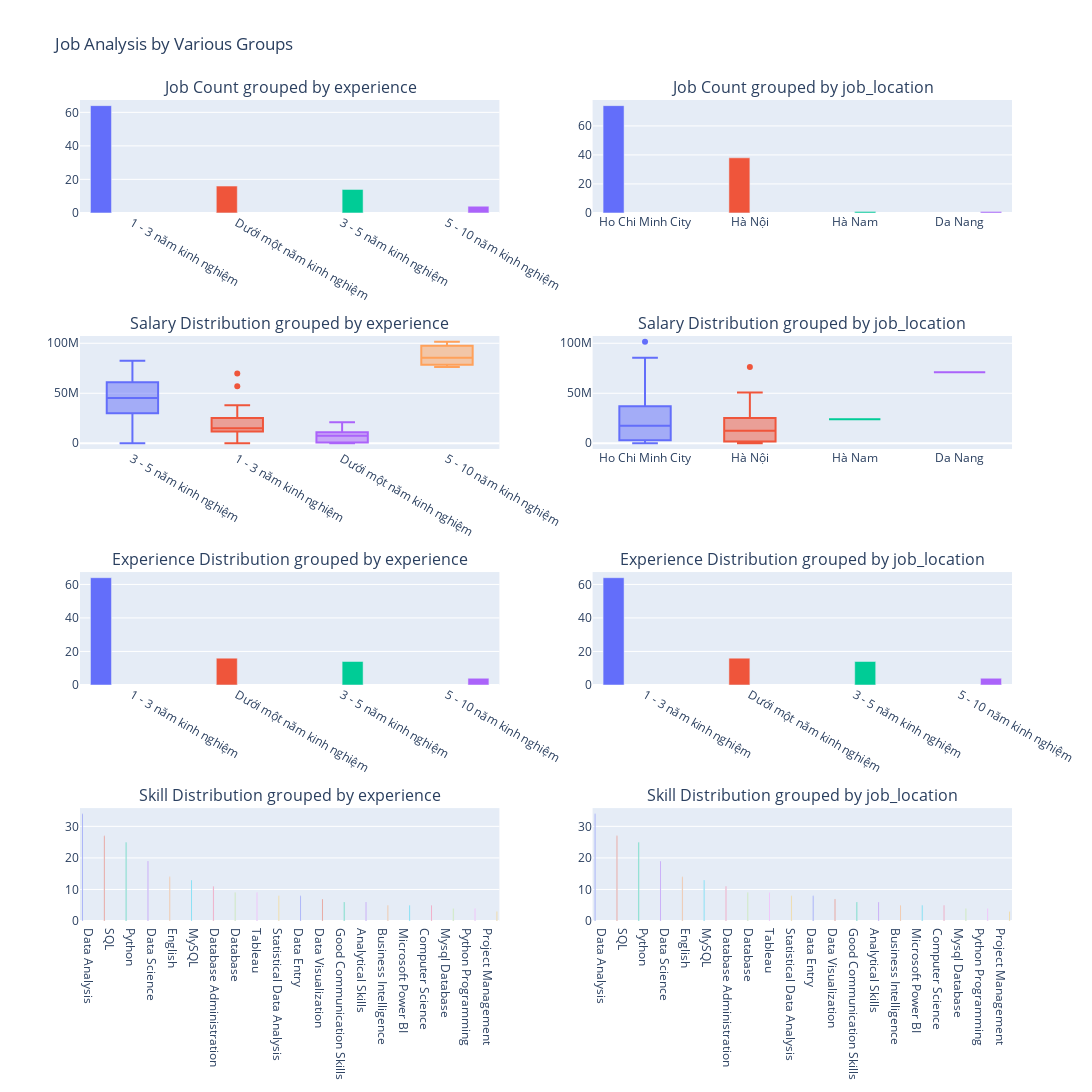

Source (notebook cell):
### Code cell
df_data = preprocess.filter_job_titles(eda_df, keywords=["data", "business intelligence"])
visualization.create_comparative_charts(df_data)

### Figure 1 — Plotly figure (JSON) as saved in the notebook; plotly's stock layout.template omitted (floating-point values rounded to 4 significant figures)
{"data": [{"alignmentgroup": "True", "hovertemplate": "Experience=%{x}<br>Job Count=%{y}<extra></extra>", "legendgroup": "1 - 3 năm kinh nghiệm", "marker": {"color": "#636efa", "pattern": {"shape": ""}}, "name": "1 - 3 năm kinh nghiệm", "offsetgroup": "1 - 3 năm kinh nghiệm", "orientation": "v", "showlegend": true, "textposition": "auto", "type": "bar", "x": ["1 - 3 năm kinh nghiệm"], "xaxis": "x", "y": [64], "yaxis": "y"}, {"alignmentgroup": "True", "hovertemplate": "Experience=%{x}<br>Job Count=%{y}<extra></extra>", "legendgroup": "Dưới một năm kinh nghiệm", "marker": {"color": "#EF553B", "pattern": {"shape": ""}}, "name": "Dưới một năm kinh nghiệm", "offsetgroup": "Dưới một năm kinh nghiệm", "orientation": "v", "showlegend": true, "textposition": "auto", "type": "bar", "x": ["Dưới một năm kinh nghiệm"], "xaxis": "x", "y": [16], "yaxis": "y"}, {"alignmentgroup": "True", "hovertemplate": "Experience=%{x}<br>Job Count=%{y}<extra></extra>", "legendgroup": "3 - 5 năm kinh nghiệm", "marker": {"color": "#00cc96", "pattern": {"shape": ""}}, "name": "3 - 5 năm kinh nghiệm", "offsetgroup": "3 - 5 năm kinh nghiệm", "orientation": "v", "showlegend": true, "textposition": "auto", "type": "bar", "x": ["3 - 5 năm kinh nghiệm"], "xaxis": "x", "y": [14], "yaxis": "y"}, {"alignmentgroup": "True", "hovertemplate": "Experience=%{x}<br>Job Count=%{y}<extra></extra>", "legendgroup": "5 - 10 năm kinh nghiệm", "marker": {"color": "#ab63fa", "pattern": {"shape": ""}}, "name": "5 - 10 năm kinh nghiệm", "offsetgroup": "5 - 10 năm kinh nghiệm", "orientation": "v", "showlegend": true, "textposition": "auto", "type": "bar", "x": ["5 - 10 năm kinh nghiệm"], "xaxis": "x", "y": [4], "yaxis": "y"}, {"alignmentgroup": "True", "hovertemplate": "Experience=%{x}<br>Salary in VND=%{y}<extra></extra>", "legendgroup": "3 - 5 năm kinh nghiệm", "marker": {"color": "#636efa"}, "name": "3 - 5 năm kinh nghiệm", "notched": false, "offsetgroup": "3 - 5 năm kinh nghiệm", "orientation": "v", "showlegend": true, "type": "box", "x": ["3 - 5 năm kinh nghiệm", "3 - 5 năm kinh nghiệm", "3 - 5 năm kinh nghiệm", "3 - 5 năm kinh nghiệm", "3 - 5 năm kinh nghiệm", "3 - 5 năm kinh nghiệm", "3 - 5 năm kinh nghiệm", "3 - 5 năm kinh nghiệm", "3 - 5 năm kinh nghiệm", "3 - 5 năm kinh nghiệm", "3 - 5 năm kinh nghiệm", "3 - 5 năm kinh nghiệm", "3 - 5 năm kinh nghiệm", "3 - 5 năm kinh nghiệm"], "x0": " ", "xaxis": "x3", "y": [40000000, 30000000, 31750064, 57150114, 238, 38100076, 71120142, 71120142, 60960122, 17500000, 20000000, 82550165, 50800102, 50800102], "y0": " ", "yaxis": "y3"}, {"alignmentgroup": "True", "hovertemplate": "Experience=%{x}<br>Salary in VND=%{y}<extra></extra>", "legendgroup": "1 - 3 năm kinh nghiệm", "marker": {"color": "#EF553B"}, "name": "1 - 3 năm kinh nghiệm", "notched": false, "offsetgroup": "1 - 3 năm kinh nghiệm", "orientation": "v", "showlegend": true, "type": "box", "x": ["1 - 3 năm kinh nghiệm", "1 - 3 năm kinh nghiệm", "1 - 3 năm kinh nghiệm", "1 - 3 năm kinh nghiệm", "1 - 3 năm kinh nghiệm", "1 - 3 năm kinh nghiệm", "1 - 3 năm kinh nghiệm", "1 - 3 năm kinh nghiệm", "1 - 3 năm kinh nghiệm", "1 - 3 năm kinh nghiệm", "1 - 3 năm kinh nghiệm", "1 - 3 năm kinh nghiệm", "1 - 3 năm kinh nghiệm", "1 - 3 năm kinh nghiệm", "1 - 3 năm kinh nghiệm", "1 - 3 năm kinh nghiệm", "1 - 3 năm kinh nghiệm", "1 - 3 năm kinh nghiệm", "1 - 3 năm kinh nghiệm", "1 - 3 năm kinh nghiệm", "1 - 3 năm kinh nghiệm", "1 - 3 năm kinh nghiệm", "1 - 3 năm kinh nghiệm", "1 - 3 năm kinh nghiệm", "1 - 3 năm kinh nghiệm", "1 - 3 năm kinh nghiệm", "1 - 3 năm kinh nghiệm", "1 - 3 năm kinh nghiệm", "1 - 3 năm kinh nghiệm", "1 - 3 năm kinh nghiệm", "1 - 3 năm kinh nghiệm", "1 - 3 năm kinh nghiệm", "1 - 3 năm kinh nghiệm", "1 - 3 năm kinh nghiệm", "1 - 3 năm kinh nghiệm", "1 - 3 năm kinh nghiệm", "1 - 3 năm kinh nghiệm", "1 - 3 năm kinh nghiệm", "1 - 3 năm kinh nghiệm", "1 - 3 năm kinh nghiệm", "1 - 3 năm kinh nghiệm", "1 - 3 năm kinh nghiệm", "1 - 3 năm kinh nghiệm", "1 - 3 năm kinh nghiệm", "1 - 3 năm kinh nghiệm", "1 - 3 năm kinh nghiệm", "1 - 3 năm kinh nghiệm", "1 - 3 năm kinh nghiệm", "1 - 3 năm kinh nghiệm", "1 - 3 năm kinh nghiệm", "1 - 3 năm kinh nghiệm", "1 - 3 năm kinh nghiệm", "1 - 3 năm kinh nghiệm", "1 - 3 năm kinh nghiệm", "1 - 3 năm kinh nghiệm", "1 - 3 năm kinh nghiệm", "1 - 3 năm kinh nghiệm", "1 - 3 năm kinh nghiệm", "1 - 3 năm kinh nghiệm", "1 - 3 năm kinh nghiệm", "1 - 3 năm kinh nghiệm", "1 - 3 năm kinh nghiệm", "1 - 3 năm kinh nghiệm", "1 - 3 năm kinh nghiệm"], "x0": " ", "xaxis": "x3", "y": [25400051, 20000000, null, null, null, null, 38000000, 25000000, 238, null, null, 33020066, null, null, 18000000, 12690355, null, null, null, 238, 11999900, 15000000, 25000000, 14000000, 11500000, 15000000, null, 21590043, null, null, null, null, null, null, null, null, null, 15000000, 15000000, null, 24130048, 27940056, 37000000, 26670053, 238, null, 238, 17500000, null, 238, null, 57150114, 12500000, 25400051, 14000000, null, 69850140, 8000000, 12500050, 238, 1674, 22500000, null, null], "y0": " ", "yaxis": "y3"}, {"alignmentgroup": "True", "hovertemplate": "Experience=%{x}<br>Salary in VND=%{y}<extra></extra>", "legendgroup": "Dưới một năm kinh nghiệm", "marker": {"color": "#ab63fa"}, "name": "Dưới một năm kinh nghiệm", "notched": false, "offsetgroup": "Dưới một năm kinh nghiệm", "orientation": "v", "showlegend": true, "type": "box", "x": ["Dưới một năm kinh nghiệm", "Dưới một năm kinh nghiệm", "Dưới một năm kinh nghiệm", "Dưới một năm kinh nghiệm", "Dưới một năm kinh nghiệm", "Dưới một năm kinh nghiệm", "Dưới một năm kinh nghiệm", "Dưới một năm kinh nghiệm", "Dưới một năm kinh nghiệm", "Dưới một năm kinh nghiệm", "Dưới một năm kinh nghiệm", "Dưới một năm kinh nghiệm", "Dưới một năm kinh nghiệm", "Dưới một năm kinh nghiệm", "Dưới một năm kinh nghiệm", "Dưới một năm kinh nghiệm"], "x0": " ", "xaxis": "x3", "y": [3000000, null, null, null, 12000000, 8500000, 5000000, 238, 238, null, null, 150, 7500000, 7500000, 21000000, 13000000], "y0": " ", "yaxis": "y3"}, {"alignmentgroup": "True", "hovertemplate": "Experience=%{x}<br>Salary in VND=%{y}<extra></extra>", "legendgroup": "5 - 10 năm kinh nghiệm", "marker": {"color": "#FFA15A"}, "name": "5 - 10 năm kinh nghiệm", "notched": false, "offsetgroup": "5 - 10 năm kinh nghiệm", "orientation": "v", "showlegend": true, "type": "box", "x": ["5 - 10 năm kinh nghiệm", "5 - 10 năm kinh nghiệm", "5 - 10 năm kinh nghiệm", "5 - 10 năm kinh nghiệm"], "x0": " ", "xaxis": "x3", "y": [null, 85587128, 76200152, 101600203], "y0": " ", "yaxis": "y3"}, {"alignmentgroup": "True", "hovertemplate": "Experience Level=%{x}<br>Count=%{y}<extra></extra>", "legendgroup": "1 - 3 năm kinh nghiệm", "marker": {"color": "#636efa", "pattern": {"shape": ""}}, "name": "1 - 3 năm kinh nghiệm", "offsetgroup": "1 - 3 năm kinh nghiệm", "orientation": "v", "showlegend": true, "textposition": "auto", "type": "bar", "x": ["1 - 3 năm kinh nghiệm"], "xaxis": "x5", "y": [64], "yaxis": "y5"}, {"alignmentgroup": "True", "hovertemplate": "Experience Level=%{x}<br>Count=%{y}<extra></extra>", "legendgroup": "Dưới một năm kinh nghiệm", "marker": {"color": "#EF553B", "pattern": {"shape": ""}}, "name": "Dưới một năm kinh nghiệm", "offsetgroup": "Dưới một năm kinh nghiệm", "orientation": "v", "showlegend": true, "textposition": "auto", "type": "bar", "x": ["Dưới một năm kinh nghiệm"], "xaxis": "x5", "y": [16], "yaxis": "y5"}, {"alignmentgroup": "True", "hovertemplate": "Experience Level=%{x}<br>Count=%{y}<extra></extra>", "legendgroup": "3 - 5 năm kinh nghiệm", "marker": {"color": "#00cc96", "pattern": {"shape": ""}}, "name": "3 - 5 năm kinh nghiệm", "offsetgroup": "3 - 5 năm kinh nghiệm", "orientation": "v", "showlegend": true, "textposition": "auto", "type": "bar", "x": ["3 - 5 năm kinh nghiệm"], "xaxis": "x5", "y": [14], "yaxis": "y5"}, {"alignmentgroup": "True", "hovertemplate": "Experience Level=%{x}<br>Count=%{y}<extra></extra>", "legendgroup": "5 - 10 năm kinh nghiệm", "marker": {"color": "#ab63fa", "pattern": {"shape": ""}}, "name": "5 - 10 năm kinh nghiệm", "offsetgroup": "5 - 10 năm kinh nghiệm", "orientation": "v", "showlegend": true, "textposition": "auto", "type": "bar", "x": ["5 - 10 năm kinh nghiệm"], "xaxis": "x5", "y": [4], "yaxis": "y5"}, {"alignmentgroup": "True", "hovertemplate": "Skill=%{x}<br>Count=%{y}<extra></extra>", "legendgroup": "Data Analysis", "marker": {"color": "#636efa", "pattern": {"shape": ""}}, "name": "Data Analysis", "offsetgroup": "Data Analysis", "orientation": "v", "showlegend": true, "textposition": "auto", "type": "bar", "x": ["Data Analysis"], "xaxis": "x7", "y": [34], "yaxis": "y7"}, {"alignmentgroup": "True", "hovertemplate": "Skill=%{x}<br>Count=%{y}<extra></extra>", "legendgroup": "SQL", "marker": {"color": "#EF553B", "pattern": {"shape": ""}}, "name": "SQL", "offsetgroup": "SQL", "orientation": "v", "showlegend": true, "textposition": "auto", "type": "bar", "x": ["SQL"], "xaxis": "x7", "y": [27], "yaxis": "y7"}, {"alignmentgroup": "True", "hovertemplate": "Skill=%{x}<br>Count=%{y}<extra></extra>", "legendgroup": "Python", "marker": {"color": "#00cc96", "pattern": {"shape": ""}}, "name": "Python", "offsetgroup": "Python", "orientation": "v", "showlegend": true, "textposition": "auto", "type": "bar", "x": ["Python"], "xaxis": "x7", "y": [25], "yaxis": "y7"}, {"alignmentgroup": "True", "hovertemplate": "Skill=%{x}<br>Count=%{y}<extra></extra>", "legendgroup": "Data Science", "marker": {"color": "#ab63fa", "pattern": {"shape": ""}}, "name": "Data Science", "offsetgroup": "Data Science", "orientation": "v", "showlegend": true, "textposition": "auto", "type": "bar", "x": ["Data Science"], "xaxis": "x7", "y": [19], "yaxis": "y7"}, {"alignmentgroup": "True", "hovertemplate": "Skill=%{x}<br>Count=%{y}<extra></extra>", "legendgroup": "English", "marker": {"color": "#FFA15A", "pattern": {"shape": ""}}, "name": "English", "offsetgroup": "English", "orientation": "v", "showlegend": true, "textposition": "auto", "type": "bar", "x": ["English"], "xaxis": "x7", "y": [14], "yaxis": "y7"}, {"alignmentgroup": "True", "hovertemplate": "Skill=%{x}<br>Count=%{y}<extra></extra>", "legendgroup": "MySQL", "marker": {"color": "#19d3f3", "pattern": {"shape": ""}}, "name": "MySQL", "offsetgroup": "MySQL", "orientation": "v", "showlegend": true, "textposition": "auto", "type": "bar", "x": ["MySQL"], "xaxis": "x7", "y": [13], "yaxis": "y7"}, {"alignmentgroup": "True", "hovertemplate": "Skill=%{x}<br>Count=%{y}<extra></extra>", "legendgroup": "Database Administration", "marker": {"color": "#FF6692", "pattern": {"shape": ""}}, "name": "Database Administration", "offsetgroup": "Database Administration", "orientation": "v", "showlegend": true, "textposition": "auto", "type": "bar", "x": ["Database Administration"], "xaxis": "x7", "y": [11], "yaxis": "y7"}, {"alignmentgroup": "True", "hovertemplate": "Skill=%{x}<br>Count=%{y}<extra></extra>", "legendgroup": "Database", "marker": {"color": "#B6E880", "pattern": {"shape": ""}}, "name": "Database", "offsetgroup": "Database", "orientation": "v", "showlegend": true, "textposition": "auto", "type": "bar", "x": ["Database"], "xaxis": "x7", "y": [9], "yaxis": "y7"}, {"alignmentgroup": "True", "hovertemplate": "Skill=%{x}<br>Count=%{y}<extra></extra>", "legendgroup": "Tableau", "marker": {"color": "#FF97FF", "pattern": {"shape": ""}}, "name": "Tableau", "offsetgroup": "Tableau", "orientation": "v", "showlegend": true, "textposition": "auto", "type": "bar", "x": ["Tableau"], "xaxis": "x7", "y": [9], "yaxis": "y7"}, {"alignmentgroup": "True", "hovertemplate": "Skill=%{x}<br>Count=%{y}<extra></extra>", "legendgroup": "Statistical Data Analysis", "marker": {"color": "#FECB52", "pattern": {"shape": ""}}, "name": "Statistical Data Analysis", "offsetgroup": "Statistical Data Analysis", "orientation": "v", "showlegend": true, "textposition": "auto", "type": "bar", "x": ["Statistical Data Analysis"], "xaxis": "x7", "y": [8], "yaxis": "y7"}, {"alignmentgroup": "True", "hovertemplate": "Skill=%{x}<br>Count=%{y}<extra></extra>", "legendgroup": "Data Entry", "marker": {"color": "#636efa", "pattern": {"shape": ""}}, "name": "Data Entry", "offsetgroup": "Data Entry", "orientation": "v", "showlegend": true, "textposition": "auto", "type": "bar", "x": ["Data Entry"], "xaxis": "x7", "y": [8], "yaxis": "y7"}, {"alignmentgroup": "True", "hovertemplate": "Skill=%{x}<br>Count=%{y}<extra></extra>", "legendgroup": "Data Visualization", "marker": {"color": "#EF553B", "pattern": {"shape": ""}}, "name": "Data Visualization", "offsetgroup": "Data Visualization", "orientation": "v", "showlegend": true, "textposition": "auto", "type": "bar", "x": ["Data Visualization"], "xaxis": "x7", "y": [7], "yaxis": "y7"}, {"alignmentgroup": "True", "hovertemplate": "Skill=%{x}<br>Count=%{y}<extra></extra>", "legendgroup": "Good Communication Skills", "marker": {"color": "#00cc96", "pattern": {"shape": ""}}, "name": "Good Communication Skills", "offsetgroup": "Good Communication Skills", "orientation": "v", "showlegend": true, "textposition": "auto", "type": "bar", "x": ["Good Communication Skills"], "xaxis": "x7", "y": [6], "yaxis": "y7"}, {"alignmentgroup": "True", "hovertemplate": "Skill=%{x}<br>Count=%{y}<extra></extra>", "legendgroup": "Analytical Skills", "marker": {"color": "#ab63fa", "pattern": {"shape": ""}}, "name": "Analytical Skills", "offsetgroup": "Analytical Skills", "orientation": "v", "showlegend": true, "textposition": "auto", "type": "bar", "x": ["Analytical Skills"], "xaxis": "x7", "y": [6], "yaxis": "y7"}, {"alignmentgroup": "True", "hovertemplate": "Skill=%{x}<br>Count=%{y}<extra></extra>", "legendgroup": "Business Intelligence", "marker": {"color": "#FFA15A", "pattern": {"shape": ""}}, "name": "Business Intelligence", "offsetgroup": "Business Intelligence", "orientation": "v", "showlegend": true, "textposition": "auto", "type": "bar", "x": ["Business Intelligence"], "xaxis": "x7", "y": [5], "yaxis": "y7"}, {"alignmentgroup": "True", "hovertemplate": "Skill=%{x}<br>Count=%{y}<extra></extra>", "legendgroup": "Microsoft Power BI", "marker": {"color": "#19d3f3", "pattern": {"shape": ""}}, "name": "Microsoft Power BI", "offsetgroup": "Microsoft Power BI", "orientation": "v", "showlegend": true, "textposition": "auto", "type": "bar", "x": ["Microsoft Power BI"], "xaxis": "x7", "y": [5], "yaxis": "y7"}, {"alignmentgroup": "True", "hovertemplate": "Skill=%{x}<br>Count=%{y}<extra></extra>", "legendgroup": "Computer Science", "marker": {"color": "#FF6692", "pattern": {"shape": ""}}, "name": "Computer Science", "offsetgroup": "Computer Science", "orientation": "v", "showlegend": true, "textposition": "auto", "type": "bar", "x": ["Computer Science"], "xaxis": "x7", "y": [5], "yaxis": "y7"}, {"alignmentgroup": "True", "hovertemplate": "Skill=%{x}<br>Count=%{y}<extra></extra>", "legendgroup": "Mysql Database", "marker": {"color": "#B6E880", "pattern": {"shape": ""}}, "name": "Mysql Database", "offsetgroup": "Mysql Database", "orientation": "v", "showlegend": true, "textposition": "auto", "type": "bar", "x": ["Mysql Database"], "xaxis": "x7", "y": [4], "yaxis": "y7"}, {"alignmentgroup": "True", "hovertemplate": "Skill=%{x}<br>Count=%{y}<extra></extra>", "legendgroup": "Python Programming", "marker": {"color": "#FF97FF", "pattern": {"shape": ""}}, "name": "Python Programming", "offsetgroup": "Python Programming", "orientation": "v", "showlegend": true, "textposition": "auto", "type": "bar", "x": ["Python Programming"], "xaxis": "x7", "y": [4], "yaxis": "y7"}, {"alignmentgroup": "True", "hovertemplate": "Skill=%{x}<br>Count=%{y}<extra></extra>", "legendgroup": "Project Management", "marker": {"color": "#FECB52", "pattern": {"shape": ""}}, "name": "Project Management", "offsetgroup": "Project Management", "orientation": "v", "showlegend": true, "textposition": "auto", "type": "bar", "x": ["Project Management"], "xaxis": "x7", "y": [3], "yaxis": "y7"}, {"alignmentgroup": "True", "hovertemplate": "Job_Location=%{x}<br>Job Count=%{y}<extra></extra>", "legendgroup": "Ho Chi Minh City", "marker": {"color": "#636efa", "pattern": {"shape": ""}}, "name": "Ho Chi Minh City", "offsetgroup": "Ho Chi Minh City", "orientation": "v", "showlegend": true, "textposition": "auto", "type": "bar", "x": ["Ho Chi Minh City"], "xaxis": "x2", "y": [74], "yaxis": "y2"}, {"alignmentgroup": "True", "hovertemplate": "Job_Location=%{x}<br>Job Count=%{y}<extra></extra>", "legendgroup": "Hà Nội", "marker": {"color": "#EF553B", "pattern": {"shape": ""}}, "name": "Hà Nội", "offsetgroup": "Hà Nội", "orientation": "v", "showlegend": true, "textposition": "auto", "type": "bar", "x": ["Hà Nội"], "xaxis": "x2", "y": [38], "yaxis": "y2"}, {"alignmentgroup": "True", "hovertemplate": "Job_Location=%{x}<br>Job Count=%{y}<extra></extra>", "legendgroup": "Hà Nam", "marker": {"color": "#00cc96", "pattern": {"shape": ""}}, "name": "Hà Nam", "offsetgroup": "Hà Nam", "orientation": "v", "showlegend": true, "textposition": "auto", "type": "bar", "x": ["Hà Nam"], "xaxis": "x2", "y": [1], "yaxis": "y2"}, {"alignmentgroup": "True", "hovertemplate": "Job_Location=%{x}<br>Job Count=%{y}<extra></extra>", "legendgroup": "Da Nang", "marker": {"color": "#ab63fa", "pattern": {"shape": ""}}, "name": "Da Nang", "offsetgroup": "Da Nang", "orientation": "v", "showlegend": true, "textposition": "auto", "type": "bar", "x": ["Da Nang"], "xaxis": "x2", "y": [1], "yaxis": "y2"}, {"alignmentgroup": "True", "hovertemplate": "Job_Location=%{x}<br>Salary in VND=%{y}<extra></extra>", "legendgroup": "Ho Chi Minh City", "marker": {"color": "#636efa"}, "name": "Ho Chi Minh City", "notched": false, "offsetgroup": "Ho Chi Minh City", "orientation": "v", "showlegend": true, "type": "box", "x": ["Ho Chi Minh City", "Ho Chi Minh City", "Ho Chi Minh City", "Ho Chi Minh City", "Ho Chi Minh City", "Ho Chi Minh City", "Ho Chi Minh City", "Ho Chi Minh City", "Ho Chi Minh City", "Ho Chi Minh City", "Ho Chi Minh City", "Ho Chi Minh City", "Ho Chi Minh City", "Ho Chi Minh City", "Ho Chi Minh City", "Ho Chi Minh City", "Ho Chi Minh City", "Ho Chi Minh City", "Ho Chi Minh City", "Ho Chi Minh City", "Ho Chi Minh City", "Ho Chi Minh City", "Ho Chi Minh City", "Ho Chi Minh City", "Ho Chi Minh City", "Ho Chi Minh City", "Ho Chi Minh City", "Ho Chi Minh City", "Ho Chi Minh City", "Ho Chi Minh City", "Ho Chi Minh City", "Ho Chi Minh City", "Ho Chi Minh City", "Ho Chi Minh City", "Ho Chi Minh City", "Ho Chi Minh City", "Ho Chi Minh City", "Ho Chi Minh City", "Ho Chi Minh City", "Ho Chi Minh City", "Ho Chi Minh City", "Ho Chi Minh City", "Ho Chi Minh City", "Ho Chi Minh City", "Ho Chi Minh City", "Ho Chi Minh City", "Ho Chi Minh City", "Ho Chi Minh City", "Ho Chi Minh City", "Ho Chi Minh City", "Ho Chi Minh City", "Ho Chi Minh City", "Ho Chi Minh City", "Ho Chi Minh City", "Ho Chi Minh City", "Ho Chi Minh City", "Ho Chi Minh City", "Ho Chi Minh City", "Ho Chi Minh City", "Ho Chi Minh City", "Ho Chi Minh City", "Ho Chi Minh City", "Ho Chi Minh City", "Ho Chi Minh City", "Ho Chi Minh City", "Ho Chi Minh City", "Ho Chi Minh City", "Ho Chi Minh City", "Ho Chi Minh City", "Ho Chi Minh City", "Ho Chi Minh City", "Ho Chi Minh City", "Ho Chi Minh City", "Ho Chi Minh City"], "x0": " ", "xaxis": "x4", "y": [40000000, 20000000, null, 30000000, null, 38000000, 25000000, 238, null, null, null, 18000000, 2500000, 3000000, 2500000, null, null, null, 238, 11999900, 31750064, null, 14000000, 15000000, 57150114, 21590043, 3000000, null, null, null, null, null, 15000000, 15000000, null, 238, 238, null, 27940056, 71120142, 60960122, 17500000, 20000000, 5000000, null, null, 150, 37000000, null, 26670053, null, null, null, null, null, null, null, 17500000, 85587128, null, 82550165, 57150114, 12500000, 14000000, 69850140, 555, 8000000, 101600203, 238, 13000000, 1674, 50800102, 22500000, null], "y0": " ", "yaxis": "y4"}, {"alignmentgroup": "True", "hovertemplate": "Job_Location=%{x}<br>Salary in VND=%{y}<extra></extra>", "legendgroup": "Hà Nội", "marker": {"color": "#EF553B"}, "name": "Hà Nội", "notched": false, "offsetgroup": "Hà Nội", "orientation": "v", "showlegend": true, "type": "box", "x": ["Hà Nội", "Hà Nội", "Hà Nội", "Hà Nội", "Hà Nội", "Hà Nội", "Hà Nội", "Hà Nội", "Hà Nội", "Hà Nội", "Hà Nội", "Hà Nội", "Hà Nội", "Hà Nội", "Hà Nội", "Hà Nội", "Hà Nội", "Hà Nội", "Hà Nội", "Hà Nội", "Hà Nội", "Hà Nội", "Hà Nội", "Hà Nội", "Hà Nội", "Hà Nội", "Hà Nội", "Hà Nội", "Hà Nội", "Hà Nội", "Hà Nội", "Hà Nội", "Hà Nội", "Hà Nội", "Hà Nội", "Hà Nội", "Hà Nội", "Hà Nội"], "x0": " ", "xaxis": "x4", "y": [25400051, null, null, null, 33020066, null, 38100076, 12690355, null, 15000000, null, 25000000, 11500000, null, 12000000, null, null, null, null, 238, 8500000, 38100076, 238, 238, 7500000, 7500000, 238, 238, null, 238, null, 25400051, null, 50800102, 76200152, 21000000, 12500050, null], "y0": " ", "yaxis": "y4"}, {"alignmentgroup": "True", "hovertemplate": "Job_Location=%{x}<br>Salary in VND=%{y}<extra></extra>", "legendgroup": "Hà Nam", "marker": {"color": "#00cc96"}, "name": "Hà Nam", "notched": false, "offsetgroup": "Hà Nam", "orientation": "v", "showlegend": true, "type": "box", "x": ["Hà Nam"], "x0": " ", "xaxis": "x4", "y": [24130048], "y0": " ", "yaxis": "y4"}, {"alignmentgroup": "True", "hovertemplate": "Job_Location=%{x}<br>Salary in VND=%{y}<extra></extra>", "legendgroup": "Da Nang", "marker": {"color": "#ab63fa"}, "name": "Da Nang", "notched": false, "offsetgroup": "Da Nang", "orientation": "v", "showlegend": true, "type": "box", "x": ["Da Nang"], "x0": " ", "xaxis": "x4", "y": [71120142], "y0": " ", "yaxis": "y4"}, {"alignmentgroup": "True", "hovertemplate": "Experience Level=%{x}<br>Count=%{y}<extra></extra>", "legendgroup": "1 - 3 năm kinh nghiệm", "marker": {"color": "#636efa", "pattern": {"shape": ""}}, "name": "1 - 3 năm kinh nghiệm", "offsetgroup": "1 - 3 năm kinh nghiệm", "orientation": "v", "showlegend": true, "textposition": "auto", "type": "bar", "x": ["1 - 3 năm kinh nghiệm"], "xaxis": "x6", "y": [64], "yaxis": "y6"}, {"alignmentgroup": "True", "hovertemplate": "Experience Level=%{x}<br>Count=%{y}<extra></extra>", "legendgroup": "Dưới một năm kinh nghiệm", "marker": {"color": "#EF553B", "pattern": {"shape": ""}}, "name": "Dưới một năm kinh nghiệm", "offsetgroup": "Dưới một năm kinh nghiệm", "orientation": "v", "showlegend": true, "textposition": "auto", "type": "bar", "x": ["Dưới một năm kinh nghiệm"], "xaxis": "x6", "y": [16], "yaxis": "y6"}, {"alignmentgroup": "True", "hovertemplate": "Experience Level=%{x}<br>Count=%{y}<extra></extra>", "legendgroup": "3 - 5 năm kinh nghiệm", "marker": {"color": "#00cc96", "pattern": {"shape": ""}}, "name": "3 - 5 năm kinh nghiệm", "offsetgroup": "3 - 5 năm kinh nghiệm", "orientation": "v", "showlegend": true, "textposition": "auto", "type": "bar", "x": ["3 - 5 năm kinh nghiệm"], "xaxis": "x6", "y": [14], "yaxis": "y6"}, {"alignmentgroup": "True", "hovertemplate": "Experience Level=%{x}<br>Count=%{y}<extra></extra>", "legendgroup": "5 - 10 năm kinh nghiệm", "marker": {"color": "#ab63fa", "pattern": {"shape": ""}}, "name": "5 - 10 năm kinh nghiệm", "offsetgroup": "5 - 10 năm kinh nghiệm", "orientation": "v", "showlegend": true, "textposition": "auto", "type": "bar", "x": ["5 - 10 năm kinh nghiệm"], "xaxis": "x6", "y": [4], "yaxis": "y6"}, {"alignmentgroup": "True", "hovertemplate": "Skill=%{x}<br>Count=%{y}<extra></extra>", "legendgroup": "Data Analysis", "marker": {"color": "#636efa", "pattern": {"shape": ""}}, "name": "Data Analysis", "offsetgroup": "Data Analysis", "orientation": "v", "showlegend": true, "textposition": "auto", "type": "bar", "x": ["Data Analysis"], "xaxis": "x8", "y": [34], "yaxis": "y8"}, {"alignmentgroup": "True", "hovertemplate": "Skill=%{x}<br>Count=%{y}<extra></extra>", "legendgroup": "SQL", "marker": {"color": "#EF553B", "pattern": {"shape": ""}}, "name": "SQL", "offsetgroup": "SQL", "orientation": "v", "showlegend": true, "textposition": "auto", "type": "bar", "x": ["SQL"], "xaxis": "x8", "y": [27], "yaxis": "y8"}, {"alignmentgroup": "True", "hovertemplate": "Skill=%{x}<br>Count=%{y}<extra></extra>", "legendgroup": "Python", "marker": {"color": "#00cc96", "pattern": {"shape": ""}}, "name": "Python", "offsetgroup": "Python", "orientation": "v", "showlegend": true, "textposition": "auto", "type": "bar", "x": ["Python"], "xaxis": "x8", "y": [25], "yaxis": "y8"}, {"alignmentgroup": "True", "hovertemplate": "Skill=%{x}<br>Count=%{y}<extra></extra>", "legendgroup": "Data Science", "marker": {"color": "#ab63fa", "pattern": {"shape": ""}}, "name": "Data Science", "offsetgroup": "Data Science", "orientation": "v", "showlegend": true, "textposition": "auto", "type": "bar", "x": ["Data Science"], "xaxis": "x8", "y": [19], "yaxis": "y8"}, {"alignmentgroup": "True", "hovertemplate": "Skill=%{x}<br>Count=%{y}<extra></extra>", "legendgroup": "English", "marker": {"color": "#FFA15A", "pattern": {"shape": ""}}, "name": "English", "offsetgroup": "English", "orientation": "v", "showlegend": true, "textposition": "auto", "type": "bar", "x": ["English"], "xaxis": "x8", "y": [14], "yaxis": "y8"}, {"alignmentgroup": "True", "hovertemplate": "Skill=%{x}<br>Count=%{y}<extra></extra>", "legendgroup": "MySQL", "marker": {"color": "#19d3f3", "pattern": {"shape": ""}}, "name": "MySQL", "offsetgroup": "MySQL", "orientation": "v", "showlegend": true, "textposition": "auto", "type": "bar", "x": ["MySQL"], "xaxis": "x8", "y": [13], "yaxis": "y8"}, {"alignmentgroup": "True", "hovertemplate": "Skill=%{x}<br>Count=%{y}<extra></extra>", "legendgroup": "Database Administration", "marker": {"color": "#FF6692", "pattern": {"shape": ""}}, "name": "Database Administration", "offsetgroup": "Database Administration", "orientation": "v", "showlegend": true, "textposition": "auto", "type": "bar", "x": ["Database Administration"], "xaxis": "x8", "y": [11], "yaxis": "y8"}, {"alignmentgroup": "True", "hovertemplate": "Skill=%{x}<br>Count=%{y}<extra></extra>", "legendgroup": "Database", "marker": {"color": "#B6E880", "pattern": {"shape": ""}}, "name": "Database", "offsetgroup": "Database", "orientation": "v", "showlegend": true, "textposition": "auto", "type": "bar", "x": ["Database"], "xaxis": "x8", "y": [9], "yaxis": "y8"}, {"alignmentgroup": "True", "hovertemplate": "Skill=%{x}<br>Count=%{y}<extra></extra>", "legendgroup": "Tableau", "marker": {"color": "#FF97FF", "pattern": {"shape": ""}}, "name": "Tableau", "offsetgroup": "Tableau", "orientation": "v", "showlegend": true, "textposition": "auto", "type": "bar", "x": ["Tableau"], "xaxis": "x8", "y": [9], "yaxis": "y8"}, {"alignmentgroup": "True", "hovertemplate": "Skill=%{x}<br>Count=%{y}<extra></extra>", "legendgroup": "Statistical Data Analysis", "marker": {"color": "#FECB52", "pattern": {"shape": ""}}, "name": "Statistical Data Analysis", "offsetgroup": "Statistical Data Analysis", "orientation": "v", "showlegend": true, "textposition": "auto", "type": "bar", "x": ["Statistical Data Analysis"], "xaxis": "x8", "y": [8], "yaxis": "y8"}, {"alignmentgroup": "True", "hovertemplate": "Skill=%{x}<br>Count=%{y}<extra></extra>", "legendgroup": "Data Entry", "marker": {"color": "#636efa", "pattern": {"shape": ""}}, "name": "Data Entry", "offsetgroup": "Data Entry", "orientation": "v", "showlegend": true, "textposition": "auto", "type": "bar", "x": ["Data Entry"], "xaxis": "x8", "y": [8], "yaxis": "y8"}, {"alignmentgroup": "True", "hovertemplate": "Skill=%{x}<br>Count=%{y}<extra></extra>", "legendgroup": "Data Visualization", "marker": {"color": "#EF553B", "pattern": {"shape": ""}}, "name": "Data Visualization", "offsetgroup": "Data Visualization", "orientation": "v", "showlegend": true, "textposition": "auto", "type": "bar", "x": ["Data Visualization"], "xaxis": "x8", "y": [7], "yaxis": "y8"}, {"alignmentgroup": "True", "hovertemplate": "Skill=%{x}<br>Count=%{y}<extra></extra>", "legendgroup": "Good Communication Skills", "marker": {"color": "#00cc96", "pattern": {"shape": ""}}, "name": "Good Communication Skills", "offsetgroup": "Good Communication Skills", "orientation": "v", "showlegend": true, "textposition": "auto", "type": "bar", "x": ["Good Communication Skills"], "xaxis": "x8", "y": [6], "yaxis": "y8"}, {"alignmentgroup": "True", "hovertemplate": "Skill=%{x}<br>Count=%{y}<extra></extra>", "legendgroup": "Analytical Skills", "marker": {"color": "#ab63fa", "pattern": {"shape": ""}}, "name": "Analytical Skills", "offsetgroup": "Analytical Skills", "orientation": "v", "showlegend": true, "textposition": "auto", "type": "bar", "x": ["Analytical Skills"], "xaxis": "x8", "y": [6], "yaxis": "y8"}, {"alignmentgroup": "True", "hovertemplate": "Skill=%{x}<br>Count=%{y}<extra></extra>", "legendgroup": "Business Intelligence", "marker": {"color": "#FFA15A", "pattern": {"shape": ""}}, "name": "Business Intelligence", "offsetgroup": "Business Intelligence", "orientation": "v", "showlegend": true, "textposition": "auto", "type": "bar", "x": ["Business Intelligence"], "xaxis": "x8", "y": [5], "yaxis": "y8"}, {"alignmentgroup": "True", "hovertemplate": "Skill=%{x}<br>Count=%{y}<extra></extra>", "legendgroup": "Microsoft Power BI", "marker": {"color": "#19d3f3", "pattern": {"shape": ""}}, "name": "Microsoft Power BI", "offsetgroup": "Microsoft Power BI", "orientation": "v", "showlegend": true, "textposition": "auto", "type": "bar", "x": ["Microsoft Power BI"], "xaxis": "x8", "y": [5], "yaxis": "y8"}, {"alignmentgroup": "True", "hovertemplate": "Skill=%{x}<br>Count=%{y}<extra></extra>", "legendgroup": "Computer Science", "marker": {"color": "#FF6692", "pattern": {"shape": ""}}, "name": "Computer Science", "offsetgroup": "Computer Science", "orientation": "v", "showlegend": true, "textposition": "auto", "type": "bar", "x": ["Computer Science"], "xaxis": "x8", "y": [5], "yaxis": "y8"}, {"alignmentgroup": "True", "hovertemplate": "Skill=%{x}<br>Count=%{y}<extra></extra>", "legendgroup": "Mysql Database", "marker": {"color": "#B6E880", "pattern": {"shape": ""}}, "name": "Mysql Database", "offsetgroup": "Mysql Database", "orientation": "v", "showlegend": true, "textposition": "auto", "type": "bar", "x": ["Mysql Database"], "xaxis": "x8", "y": [4], "yaxis": "y8"}, {"alignmentgroup": "True", "hovertemplate": "Skill=%{x}<br>Count=%{y}<extra></extra>", "legendgroup": "Python Programming", "marker": {"color": "#FF97FF", "pattern": {"shape": ""}}, "name": "Python Programming", "offsetgroup": "Python Programming", "orientation": "v", "showlegend": true, "textposition": "auto", "type": "bar", "x": ["Python Programming"], "xaxis": "x8", "y": [4], "yaxis": "y8"}, {"alignmentgroup": "True", "hovertemplate": "Skill=%{x}<br>Count=%{y}<extra></extra>", "legendgroup": "Project Management", "marker": {"color": "#FECB52", "pattern": {"shape": ""}}, "name": "Project Management", "offsetgroup": "Project Management", "orientation": "v", "showlegend": true, "textposition": "auto", "type": "bar", "x": ["Project Management"], "xaxis": "x8", "y": [3], "yaxis": "y8"}], "layout": {"annotations": [{"font": {"size": 16}, "showarrow": false, "text": "Job Count grouped by experience", "x": 0.225, "xanchor": "center", "xref": "paper", "y": 1, "yanchor": "bottom", "yref": "paper"}, {"font": {"size": 16}, "showarrow": false, "text": "Job Count grouped by job_location", "x": 0.775, "xanchor": "center", "xref": "paper", "y": 1, "yanchor": "bottom", "yref": "paper"}, {"font": {"size": 16}, "showarrow": false, "text": "Salary Distribution grouped by experience", "x": 0.225, "xanchor": "center", "xref": "paper", "y": 0.7125, "yanchor": "bottom", "yref": "paper"}, {"font": {"size": 16}, "showarrow": false, "text": "Salary Distribution grouped by job_location", "x": 0.775, "xanchor": "center", "xref": "paper", "y": 0.7125, "yanchor": "bottom", "yref": "paper"}, {"font": {"size": 16}, "showarrow": false, "text": "Experience Distribution grouped by experience", "x": 0.225, "xanchor": "center", "xref": "paper", "y": 0.425, "yanchor": "bottom", "yref": "paper"}, {"font": {"size": 16}, "showarrow": false, "text": "Experience Distribution grouped by job_location", "x": 0.775, "xanchor": "center", "xref": "paper", "y": 0.425, "yanchor": "bottom", "yref": "paper"}, {"font": {"size": 16}, "showarrow": false, "text": "Skill Distribution grouped by experience", "x": 0.225, "xanchor": "center", "xref": "paper", "y": 0.1375, "yanchor": "bottom", "yref": "paper"}, {"font": {"size": 16}, "showarrow": false, "text": "Skill Distribution grouped by job_location", "x": 0.775, "xanchor": "center", "xref": "paper", "y": 0.1375, "yanchor": "bottom", "yref": "paper"}], "height": 1200, "showlegend": false, "title": {"text": "Job Analysis by Various Groups"}, "width": 1200, "xaxis": {"anchor": "y", "domain": [0, 0.45]}, "xaxis2": {"anchor": "y2", "domain": [0.55, 1]}, "xaxis3": {"anchor": "y3", "domain": [0, 0.45]}, "xaxis4": {"anchor": "y4", "domain": [0.55, 1]}, "xaxis5": {"anchor": "y5", "domain": [0, 0.45]}, "xaxis6": {"anchor": "y6", "domain": [0.55, 1]}, "xaxis7": {"anchor": "y7", "domain": [0, 0.45]}, "xaxis8": {"anchor": "y8", "domain": [0.55, 1]}, "yaxis": {"anchor": "x", "domain": [0.8625, 1]}, "yaxis2": {"anchor": "x2", "domain": [0.8625, 1]}, "yaxis3": {"anchor": "x3", "domain": [0.575, 0.7125]}, "yaxis4": {"anchor": "x4", "domain": [0.575, 0.7125]}, "yaxis5": {"anchor": "x5", "domain": [0.2875, 0.425]}, "yaxis6": {"anchor": "x6", "domain": [0.2875, 0.425]}, "yaxis7": {"anchor": "x7", "domain": [0, 0.1375]}, "yaxis8": {"anchor": "x8", "domain": [0, 0.1375]}}}
